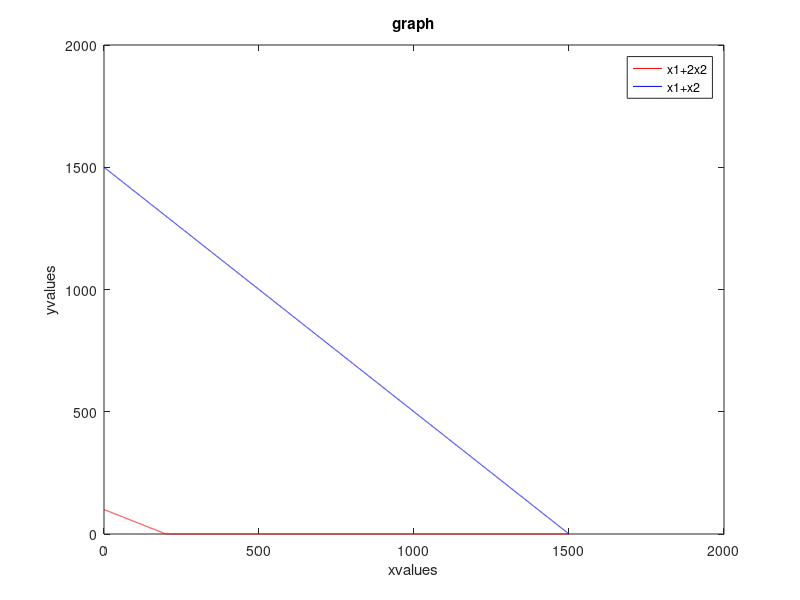

Reproduce this figure in MATLAB.
clc;
close all;
%Graphical method to solve LPP
C=[2 3]
A=[1 2;1 1;0 1;1 0;0 1]
B=[200;1500;600;0;0]

x1=0:0.1:max(B);
x21=max(0,(B(1)-A(1,1)*x1)/A(1,2));
x22=max(0,(B(2)-A(2,1)*x1)/A(2,2));
plot(x1,x21,'red',x1,x22,'blue');
xlabel('xvalues');
ylabel('yvalues');
title('graph');
legend('x1+2x2','x1+x2');
sol=[];
for i=1:length(A)
    A1=A(i,:);
    B1=B(i);
    for j=i+1:length(A)
    A2=A(j,:);
    B2=B(j);
    A3=[A1;A2];
    B3=[B1;B2];
    X3=A3\B3;   
    sol =[sol X3];
    end
end

X1=sol(1,:);
X2=sol(2,:);
Y1=find(X1+2*X2>200);
sol(:,Y1)=[];
X1=sol(1,:);
X2=sol(2,:);
Y2=find(X1+X2>1500);
sol(:,Y2)=[];
X1=sol(1,:);
X2=sol(2,:);
Y3=find(X2>600);
sol(:,Y3)=[];
X1=sol(1,:);
X2=sol(2,:);
Y4=find(X1<0);
sol(:,Y4)=[];
X1=sol(1,:);
X2=sol(2,:);
Y5=find(X2<0);
sol(:,Y5)=[];
X1=sol(1,:);
X2=sol(2,:);

sol=sol';

for i=1:length(sol)
    obj(i,:)=sum(sol(i,:).*C);
end
[p,loc]=max(obj);
fprintf("Max value of objective function=");
disp(p);
fprintf("location:");
disp(sol(loc,:));
